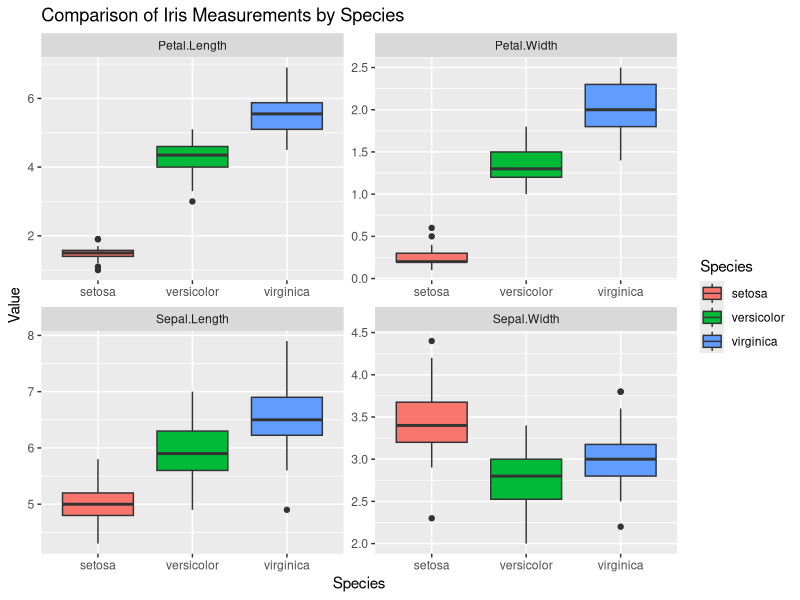
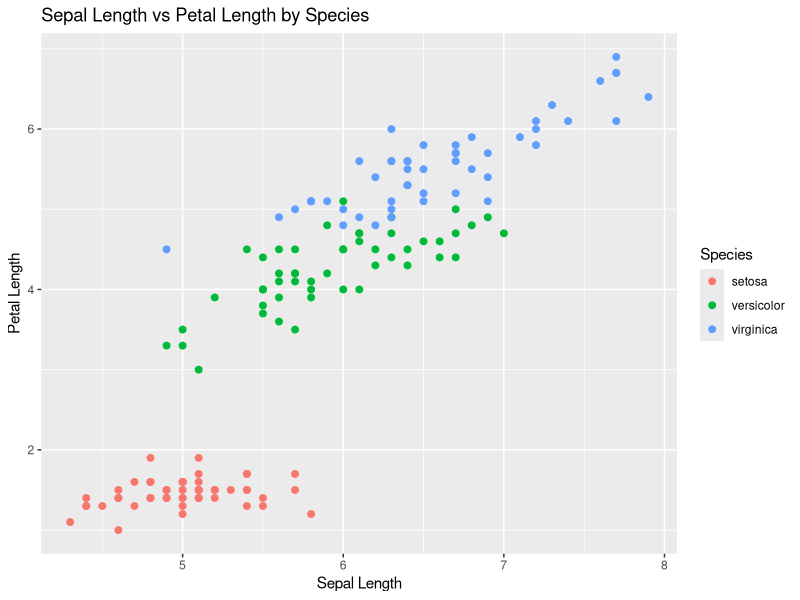
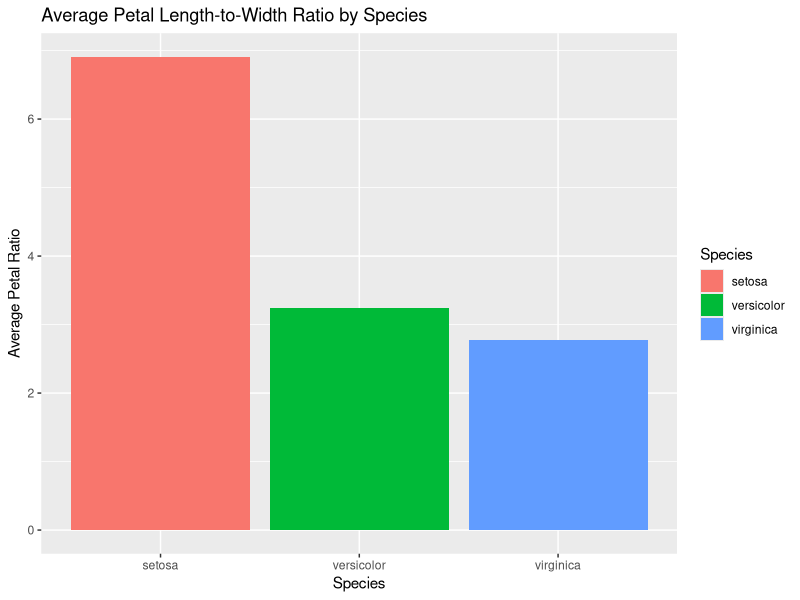
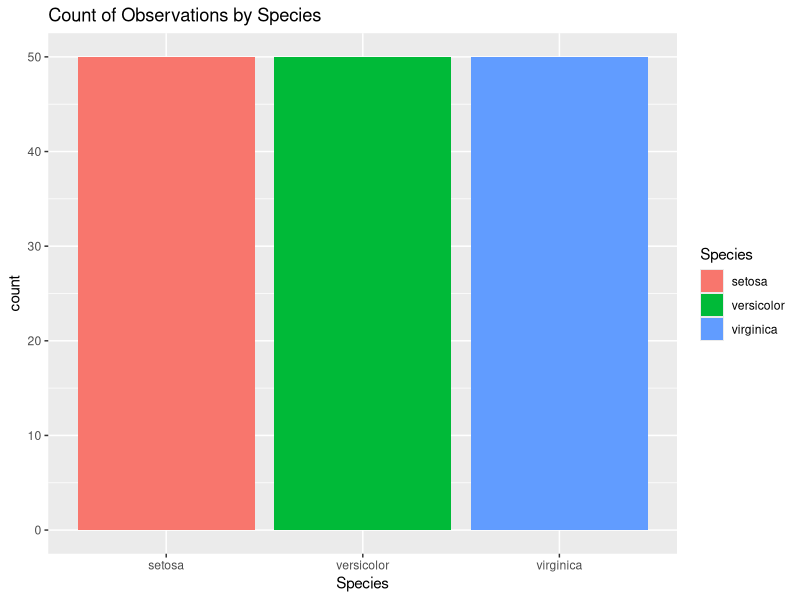

These charts were generated, in order, by the following R code:
## ---- chunk 1
library(tidyverse)

#Load the data
data(iris)

## Display the first 6 rows of the dataset
head(iris)
## ---- chunk 2
# Group the data by species
# Calculate summary statistics for petal length and petal width
petal_summary <- 
  iris %>%
  group_by(Species) %>%
  summarise(
    mean_petal_length = mean(Petal.Length),
    median_petal_length = median(Petal.Length),
    min_petal_length = min(Petal.Length),
    max_petal_length = max(Petal.Length),
    sd_petal_length = sd(Petal.Length),
    mean_petal_width = mean(Petal.Width),
    median_petal_width = median(Petal.Width),
    min_petal_width = min(Petal.Width),
    max_petal_width = max(Petal.Width),
    sd_petal_width = sd(Petal.Width)
)

# Display the summary table
petal_summary
## ---- chunk 3
# Calculate summary statistics for sepal length and sepal width
sepal_summary <- 
  iris %>%
  group_by(Species) %>%
  summarise(
    mean_sepal_length = mean(Sepal.Length),
    median_sepal_length = median(Sepal.Length),
    min_sepal_length = min(Sepal.Length),
    max_sepal_length = max(Sepal.Length),
    sd_sepal_length = sd(Sepal.Length),
    mean_sepal_width = mean(Sepal.Width),
    median_sepal_width = median(Sepal.Width),
    min_sepal_width = min(Sepal.Width),
    max_sepal_width = max(Sepal.Width),
    sd_sepal_width = sd(Sepal.Width)
  )

# Display the sepal summary table
sepal_summary
## ---- chunk 4
# Reshape the iris dataset into long format
# Create one combined boxplot for all four measurements by species
iris_long <- 
  iris %>%
  pivot_longer(
    cols = c(Sepal.Length, 
             Sepal.Width,
             Petal.Length, 
             Petal.Width),
    names_to = "Measurement",
    values_to = "Value"
)

ggplot(
  iris_long, 
  aes(x = Species, y = Value, fill = Species)
) +
  geom_boxplot() +
  facet_wrap(~ Measurement, scales = "free") +
  labs(
    title = "Comparison of Iris Measurements by Species",
    x = "Species",
    y = "Value"
)
## ---- chunk 5
# Create a scatter plot
ggplot(
  iris, 
  aes(x = Sepal.Length, y = Petal.Length, color = Species)
) +
  geom_point( size = 2) +
  labs(
    title = "Sepal Length vs Petal Length by Species",
    x = "Sepal Length",
    y = "Petal Length"
)
## ---- chunk 6
iris_ratio <- 
  iris %>%
  mutate(petal_ratio = Petal.Length / Petal.Width) %>%
  group_by(Species) %>%
  summarise(
    mean_petal_ratio = mean(petal_ratio),
    median_petal_ratio = median(petal_ratio),
    count = n()
  )

iris_ratio
## ---- chunk 7
ggplot(iris_ratio, aes(x = Species, y = mean_petal_ratio, fill = Species)) +
  geom_col() +
  labs(
    title = "Average Petal Length-to-Width Ratio by Species",
    x = "Species",
    y = "Average Petal Ratio"
  )
## ---- chunk 8
iris %>%
  mutate(Species = fct_infreq(Species)) %>%
  ggplot(aes(x = Species, fill = Species)) +
  geom_bar() +
  labs(title = "Count of Observations by Species")
